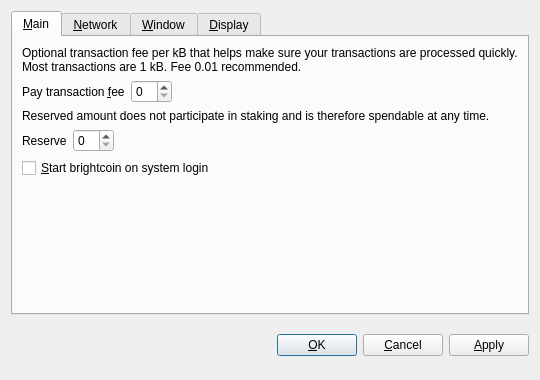
<?xml version="1.0" encoding="UTF-8"?>
<ui version="4.0">
 <class>OptionsDialog</class>
 <widget class="QDialog" name="OptionsDialog">
  <property name="geometry">
   <rect>
    <x>0</x>
    <y>0</y>
    <width>540</width>
    <height>380</height>
   </rect>
  </property>
  <property name="windowTitle">
   <string>Options</string>
  </property>
  <property name="modal">
   <bool>true</bool>
  </property>
  <layout class="QVBoxLayout" name="verticalLayout">
   <item>
    <widget class="QTabWidget" name="tabWidget">
     <property name="tabPosition">
      <enum>QTabWidget::North</enum>
     </property>
     <property name="currentIndex">
      <number>0</number>
     </property>
     <widget class="QWidget" name="tabMain">
      <attribute name="title">
       <string>&amp;Main</string>
      </attribute>
      <layout class="QVBoxLayout" name="verticalLayout_Main">
       <item>
        <widget class="QLabel" name="transactionFeeInfoLabel">
         <property name="text">
          <string>Optional transaction fee per kB that helps make sure your transactions are processed quickly. Most transactions are 1 kB. Fee 0.01 recommended.</string>
         </property>
         <property name="textFormat">
          <enum>Qt::PlainText</enum>
         </property>
         <property name="wordWrap">
          <bool>true</bool>
         </property>
        </widget>
       </item>
       <item>
        <layout class="QHBoxLayout" name="horizontalLayoutFee">
         <item>
          <widget class="QLabel" name="transactionFeeLabel">
           <property name="text">
            <string>Pay transaction &amp;fee</string>
           </property>
           <property name="textFormat">
            <enum>Qt::PlainText</enum>
           </property>
           <property name="buddy">
            <cstring>transactionFee</cstring>
           </property>
          </widget>
         </item>
         <item>
          <widget class="BitcoinAmountField" name="transactionFee"/>
         </item>
         <item>
          <spacer name="horizontalSpacerFee">
           <property name="orientation">
            <enum>Qt::Horizontal</enum>
           </property>
           <property name="sizeHint" stdset="0">
            <size>
             <width>40</width>
             <height>20</height>
            </size>
           </property>
          </spacer>
         </item>
        </layout>
       </item>
       <item>
        <widget class="QLabel" name="reserveBalanceInfoLabel">
         <property name="text">
          <string>Reserved amount does not participate in staking and is therefore spendable at any time.</string>
         </property>
         <property name="textFormat">
          <enum>Qt::PlainText</enum>
         </property>
         <property name="wordWrap">
          <bool>true</bool>
         </property>
        </widget>
       </item>
       <item>
        <layout class="QHBoxLayout" name="horizontalLayoutReserveBalance">
         <item>
          <widget class="QLabel" name="reserveBalanceLabel">
           <property name="text">
            <string>Reserve</string>
           </property>
           <property name="textFormat">
            <enum>Qt::PlainText</enum>
           </property>
           <property name="buddy">
            <cstring>reserveBalance</cstring>
           </property>
          </widget>
         </item>
         <item>
          <widget class="BitcoinAmountField" name="reserveBalance"/>
         </item>
         <item>
          <spacer name="horizontalSpacerReserveBalance">
           <property name="orientation">
            <enum>Qt::Horizontal</enum>
           </property>
           <property name="sizeHint" stdset="0">
            <size>
             <width>40</width>
             <height>20</height>
            </size>
           </property>
          </spacer>
         </item>
        </layout>
       </item>
       <item>
        <widget class="QCheckBox" name="bitcoinAtStartup">
         <property name="toolTip">
          <string>Automatically start brightcoin after logging in to the system.</string>
         </property>
         <property name="text">
          <string>&amp;Start brightcoin on system login</string>
         </property>
        </widget>
       </item>
       <item>
        <spacer name="verticalSpacer_Main">
         <property name="orientation">
          <enum>Qt::Vertical</enum>
         </property>
         <property name="sizeHint" stdset="0">
          <size>
           <width>20</width>
           <height>40</height>
          </size>
         </property>
        </spacer>
       </item>
      </layout>
     </widget>
     <widget class="QWidget" name="tabNetwork">
      <attribute name="title">
       <string>&amp;Network</string>
      </attribute>
      <layout class="QVBoxLayout" name="verticalLayout_Network">
       <item>
        <widget class="QCheckBox" name="mapPortUpnp">
         <property name="toolTip">
          <string>Automatically open the brightcoin client port on the router. This only works when your router supports UPnP and it is enabled.</string>
         </property>
         <property name="text">
          <string>Map port using &amp;UPnP</string>
         </property>
        </widget>
       </item>
       <item>
        <widget class="QCheckBox" name="connectSocks">
         <property name="toolTip">
          <string>Connect to the brightcoin network through a SOCKS proxy (e.g. when connecting through Tor).</string>
         </property>
         <property name="text">
          <string>&amp;Connect through SOCKS proxy:</string>
         </property>
        </widget>
       </item>
       <item>
        <layout class="QHBoxLayout" name="horizontalLayout_Network">
         <item>
          <widget class="QLabel" name="proxyIpLabel">
           <property name="text">
            <string>Proxy &amp;IP:</string>
           </property>
           <property name="textFormat">
            <enum>Qt::PlainText</enum>
           </property>
           <property name="buddy">
            <cstring>proxyIp</cstring>
           </property>
          </widget>
         </item>
         <item>
          <widget class="QValidatedLineEdit" name="proxyIp">
           <property name="maximumSize">
            <size>
             <width>140</width>
             <height>16777215</height>
            </size>
           </property>
           <property name="toolTip">
            <string>IP address of the proxy (e.g. 127.0.0.1)</string>
           </property>
          </widget>
         </item>
         <item>
          <widget class="QLabel" name="proxyPortLabel">
           <property name="text">
            <string>&amp;Port:</string>
           </property>
           <property name="textFormat">
            <enum>Qt::PlainText</enum>
           </property>
           <property name="buddy">
            <cstring>proxyPort</cstring>
           </property>
          </widget>
         </item>
         <item>
          <widget class="QLineEdit" name="proxyPort">
           <property name="maximumSize">
            <size>
             <width>55</width>
             <height>16777215</height>
            </size>
           </property>
           <property name="toolTip">
            <string>Port of the proxy (e.g. 9050)</string>
           </property>
          </widget>
         </item>
         <item>
          <widget class="QLabel" name="socksVersionLabel">
           <property name="text">
            <string>SOCKS &amp;Version:</string>
           </property>
           <property name="textFormat">
            <enum>Qt::PlainText</enum>
           </property>
           <property name="buddy">
            <cstring>socksVersion</cstring>
           </property>
          </widget>
         </item>
         <item>
          <widget class="QValueComboBox" name="socksVersion">
           <property name="toolTip">
            <string>SOCKS version of the proxy (e.g. 5)</string>
           </property>
          </widget>
         </item>
         <item>
          <spacer name="horizontalSpacer_Network">
           <property name="orientation">
            <enum>Qt::Horizontal</enum>
           </property>
           <property name="sizeHint" stdset="0">
            <size>
             <width>40</width>
             <height>20</height>
            </size>
           </property>
          </spacer>
         </item>
        </layout>
       </item>
       <item>
        <spacer name="verticalSpacer_Network">
         <property name="orientation">
          <enum>Qt::Vertical</enum>
         </property>
         <property name="sizeHint" stdset="0">
          <size>
           <width>20</width>
           <height>40</height>
          </size>
         </property>
        </spacer>
       </item>
      </layout>
     </widget>
     <widget class="QWidget" name="tabWindow">
      <attribute name="title">
       <string>&amp;Window</string>
      </attribute>
      <layout class="QVBoxLayout" name="verticalLayout_Window">
       <item>
        <widget class="QCheckBox" name="minimizeToTray">
         <property name="toolTip">
          <string>Show only a tray icon after minimizing the window.</string>
         </property>
         <property name="text">
          <string>&amp;Minimize to the tray instead of the taskbar</string>
         </property>
        </widget>
       </item>
       <item>
        <widget class="QCheckBox" name="minimizeOnClose">
         <property name="toolTip">
          <string>Minimize instead of exit the application when the window is closed. When this option is enabled, the application will be closed only after selecting Quit in the menu.</string>
         </property>
         <property name="text">
          <string>M&amp;inimize on close</string>
         </property>
        </widget>
       </item>
       <item>
        <spacer name="verticalSpacer_Window">
         <property name="orientation">
          <enum>Qt::Vertical</enum>
         </property>
         <property name="sizeHint" stdset="0">
          <size>
           <width>20</width>
           <height>40</height>
          </size>
         </property>
        </spacer>
       </item>
      </layout>
     </widget>
     <widget class="QWidget" name="tabDisplay">
      <attribute name="title">
       <string>&amp;Display</string>
      </attribute>
      <layout class="QVBoxLayout" name="verticalLayout_Display">
       <item>
        <layout class="QHBoxLayout" name="horizontalLayout_1_Display">
         <item>
          <widget class="QLabel" name="langLabel">
           <property name="text">
            <string>User Interface &amp;language:</string>
           </property>
           <property name="textFormat">
            <enum>Qt::PlainText</enum>
           </property>
           <property name="buddy">
            <cstring>lang</cstring>
           </property>
          </widget>
         </item>
         <item>
          <widget class="QValueComboBox" name="lang">
           <property name="toolTip">
            <string>The user interface language can be set here. This setting will take effect after restarting brightcoin.</string>
           </property>
          </widget>
         </item>
        </layout>
       </item>
       <item>
        <layout class="QHBoxLayout" name="horizontalLayout_2_Display">
         <item>
          <widget class="QLabel" name="unitLabel">
           <property name="text">
            <string>&amp;Unit to show amounts in:</string>
           </property>
           <property name="textFormat">
            <enum>Qt::PlainText</enum>
           </property>
           <property name="buddy">
            <cstring>unit</cstring>
           </property>
          </widget>
         </item>
         <item>
          <widget class="QValueComboBox" name="unit">
           <property name="toolTip">
            <string>Choose the default subdivision unit to show in the interface and when sending coins.</string>
           </property>
          </widget>
         </item>
        </layout>
       </item>
       <item>
        <widget class="QCheckBox" name="displayAddresses">
         <property name="toolTip">
          <string>Whether to show brightcoin addresses in the transaction list or not.</string>
         </property>
         <property name="text">
          <string>&amp;Display addresses in transaction list</string>
         </property>
        </widget>
       </item>
       <item>
        <widget class="QCheckBox" name="coinControlFeatures">
         <property name="toolTip">
          <string>Whether to show coin control features or not.</string>
         </property>
         <property name="text">
          <string>Display coin &amp;control features (experts only!)</string>
         </property>
        </widget>
       </item>
       <item>
        <spacer name="verticalSpacer_Display">
         <property name="orientation">
          <enum>Qt::Vertical</enum>
         </property>
         <property name="sizeHint" stdset="0">
          <size>
           <width>20</width>
           <height>40</height>
          </size>
         </property>
        </spacer>
       </item>
      </layout>
     </widget>
    </widget>
   </item>
   <item>
    <layout class="QHBoxLayout" name="horizontalLayout_Buttons">
     <item>
      <spacer name="horizontalSpacer_1">
       <property name="orientation">
        <enum>Qt::Horizontal</enum>
       </property>
       <property name="sizeHint" stdset="0">
        <size>
         <width>40</width>
         <height>48</height>
        </size>
       </property>
      </spacer>
     </item>
     <item>
      <widget class="QLabel" name="statusLabel">
       <property name="font">
        <font>
         <weight>75</weight>
         <bold>true</bold>
        </font>
       </property>
       <property name="text">
        <string/>
       </property>
       <property name="textFormat">
        <enum>Qt::PlainText</enum>
       </property>
       <property name="wordWrap">
        <bool>true</bool>
       </property>
      </widget>
     </item>
     <item>
      <spacer name="horizontalSpacer_2">
       <property name="orientation">
        <enum>Qt::Horizontal</enum>
       </property>
       <property name="sizeHint" stdset="0">
        <size>
         <width>40</width>
         <height>48</height>
        </size>
       </property>
      </spacer>
     </item>
     <item>
      <widget class="QPushButton" name="okButton">
       <property name="text">
        <string>&amp;OK</string>
       </property>
      </widget>
     </item>
     <item>
      <widget class="QPushButton" name="cancelButton">
       <property name="text">
        <string>&amp;Cancel</string>
       </property>
       <property name="autoDefault">
        <bool>false</bool>
       </property>
      </widget>
     </item>
     <item>
      <widget class="QPushButton" name="applyButton">
       <property name="text">
        <string>&amp;Apply</string>
       </property>
       <property name="autoDefault">
        <bool>false</bool>
       </property>
      </widget>
     </item>
    </layout>
   </item>
  </layout>
 </widget>
 <customwidgets>
  <customwidget>
   <class>BitcoinAmountField</class>
   <extends>QSpinBox</extends>
   <header>bitcoinamountfield.h</header>
  </customwidget>
  <customwidget>
   <class>QValueComboBox</class>
   <extends>QComboBox</extends>
   <header>qvaluecombobox.h</header>
  </customwidget>
  <customwidget>
   <class>QValidatedLineEdit</class>
   <extends>QLineEdit</extends>
   <header>qvalidatedlineedit.h</header>
  </customwidget>
 </customwidgets>
 <resources/>
 <connections/>
</ui>
